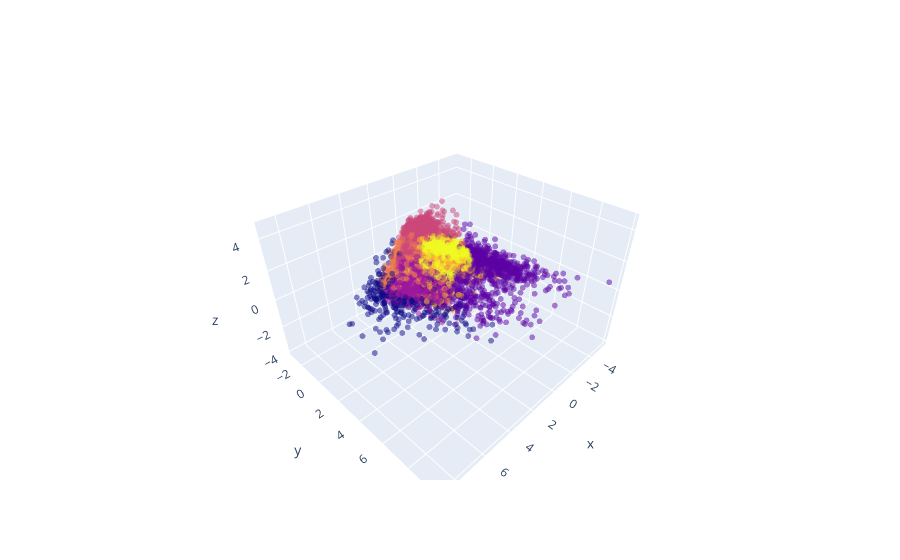

Notebook code cell kept with this figure:
### Code cell
import plotly.graph_objects as go

fig = go.Figure(data=[go.Scatter3d(
    x=principal_3d_df['PC1'],
    y=principal_3d_df['PC2'],
    z=principal_3d_df['PC3'],
    mode='markers',
    marker=dict(
        size=2,  # sets the marker size
        color=predicted_classes,  # sets the marker color
        opacity=0.5  # sets the marker opacity
    )
)])

fig.show()

### Figure 1 — Plotly figure (JSON) as saved in the notebook; plotly's stock layout.template omitted (floating-point values rounded to 4 significant figures; data arrays with more than 128 entries replaced by an {"elided": "..."} marker saying what was removed)
{"data": [{"marker": {"color": {"elided": "8824 int values"}, "opacity": 0.5, "size": 2}, "mode": "markers", "type": "scatter3d", "x": {"elided": "8824 float values"}, "y": {"elided": "8824 float values"}, "z": {"elided": "8824 float values"}}], "layout": {}}
